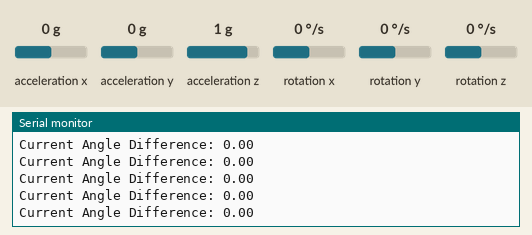
Bench run of a sketch on a simulated Arduino Uno, built with avr-gcc and run on an emulated ATmega328P. Parts: the last lines printed to the serial monitor. Inputs (shaded band) come from the test bench; at power-on: rotation z 0 °/s, acceleration x 0 g, acceleration y 0 g, acceleration z 1 g, rotation x 0 °/s, rotation y 0 °/s.

Above: at 1.2 s.
1.3 s: rotation z set to 97 °/s
At 2.35 s:
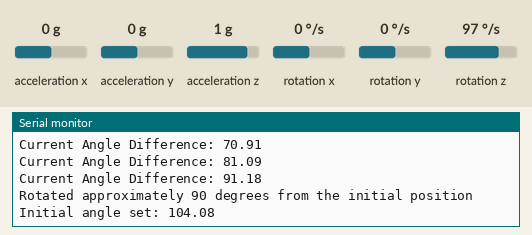
4.3 s: rotation z set to -192 °/s
At 4.36 s:
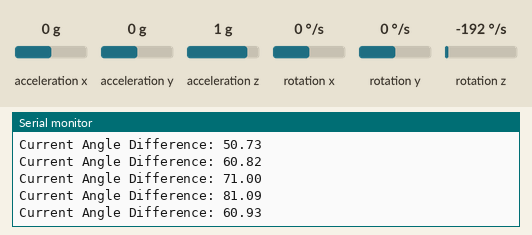
Timing chart, 0 to 7.3 s (numbered marks = the images above; inputs shaded):
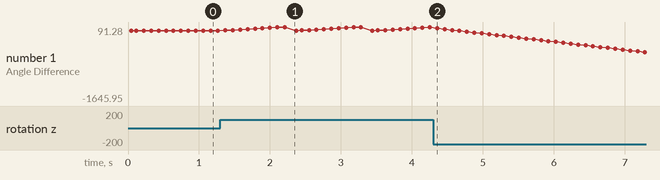

Measured:
- after the input at 1.3 s, the serial monitor: prints a new line after 0.07 s (image 1)
- after the input at 4.3 s, the serial monitor: prints a new line after 0.06 s (image 2)
- plotted number 1: 0 → 81.09 after the input at 1.3 s, 81.09 → -1645.95 after the input at 4.3 s

The sketch:

sketch_jan27c.ino
```cpp
#include "I2Cdev.h"
#include "MPU6050.h"
#include "Wire.h"

MPU6050 mpu;
float angleZ = 0;
float initialAngleZ = 0.0;
bool initialAngleSet = false;
unsigned long lastTime = 0;
void setup() {
    Serial.begin(9600);
    Wire.begin();
    mpu.initialize();

    if (!mpu.testConnection()) {
        Serial.println("MPU6050 connection failed");
        while (1);
    }

    // Apply the offsets
    mpu.setXAccelOffset(-517);
    mpu.setYAccelOffset(-144);
    mpu.setZAccelOffset(37);
    mpu.setXGyroOffset(0);
    mpu.setYGyroOffset(0);
    mpu.setZGyroOffset(-4);

    Serial.println("Calibration is done.");
}

void loop() {
    // Read raw gyro values
    int16_t ax, ay, az;
    int16_t gx, gy, gz;
    mpu.getMotion6(&ax, &ay, &az, &gx, &gy, &gz);

    // Convert gyroscope values to degrees/sec
    float gyroZ = gz / 131.0;

    // Current time in milliseconds
    unsigned long currentTime = millis();
    if (lastTime == 0) {
        lastTime = currentTime; // Initialize lastTime
    }

    // Time difference in seconds
    float deltaTime = (currentTime - lastTime) / 1000.0;
    lastTime = currentTime;

    // Integrate the gyroscope data
    angleZ += gyroZ * deltaTime;

    // Set the initial angle when a certain condition is met (e.g., a button press)
    if (!initialAngleSet) {
        initialAngleZ = angleZ;
        initialAngleSet = true;
        Serial.print("Initial angle set: ");
        Serial.println(initialAngleZ);
    }

    // Check if the rotation around Z-axis is close to 90 degrees from the initial angle
    float angleDifference = angleZ - initialAngleZ;
    Serial.print("Current Angle Difference: ");
    Serial.println(angleDifference);
    angleDifference = abs(angleDifference);

    if (initialAngleSet && (angleDifference > 88 && angleDifference < 93)) {
        Serial.println("Rotated approximately 90 degrees from the initial position");
        // Reset the initial angle to start measuring again
        initialAngleSet = false;
    }

    delay(100);
}
```
